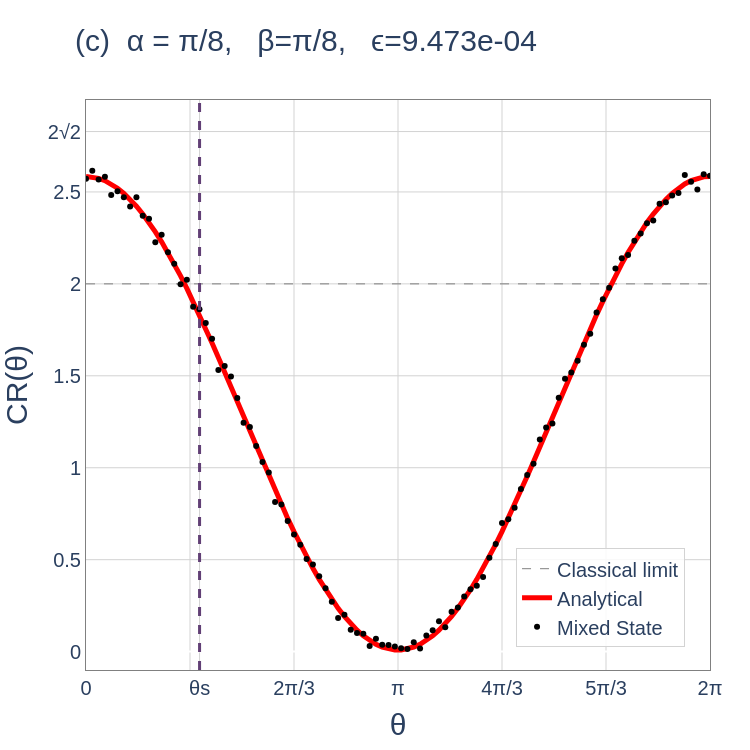

The cell this chart's notebook holds for it:
### Code cell
N_data = 100

# 4. Create the corresponding θ
θ = np.linspace(0, 2 * np.pi, N_data)

# 1. Variables for formatting quantities outside figure
tick_font_size = 20
legend_font_size = 20
axes_label_font_size = 30
title_fontsize = 30
font_family = "Arial"

ϵ_val = ϵ(y_pred=analytical_CHSH(theta_FSS=θ,Pt=0.9107),y_true=chsh_mixed)
θs = 0.364*π
fig = go.Figure()
##############         LIMITS         ##############

fig.add_trace(go.Scatter(
    x=θ, 
    y=2*np.ones(len(θ)), 
    mode='lines', 
    name='Classical limit',
    line=dict(color='gray', width=1,dash='dash')
))
fig.add_vline(x=θs, line_width=3, line_dash="dash", line_color="rgb(97, 63, 117)")


##############         Analytical         ##############
fig.add_trace(go.Scatter(
    x=θ, 
    y=analytical_CHSH(theta_FSS=θ,Pt=0.9107), 
    mode='lines', 
    name='Analytical',
    line=dict(color='red', width=5)
))
##############         Experimental         ##############
fig.add_trace(go.Scatter(
    x=θ, 
    y=np.abs(chsh_mixed), 
    mode='markers', 
    name='Mixed State',
    line=dict(color='black', width=3)
))

##############         LAYOUT         ##############

fig.update_layout(
    xaxis=dict(
        title=dict(
            text='θ',
            font=dict(size=axes_label_font_size, family=font_family)
        ), 
        tickfont=dict(size=tick_font_size, family=font_family),                    
        tickmode='array',
        tickvals=[0, np.pi/3, θs, 2*np.pi/3, np.pi, 4*np.pi/3, 5*np.pi/3, 2*np.pi],
        ticktext=['0', '', 'θs', '2π/3', 'π', '4π/3', '5π/3', '2π'],
        range=[0, 2*π],
        showgrid=True, gridcolor='lightgray',zeroline=True,
        showline=True, linewidth=1, linecolor='gray', mirror=True
    ),
    yaxis=dict(
        title=dict(
            text='CR(θ)',  # Update y-axis label as needed
            font=dict(size=axes_label_font_size, family=font_family)
        ),
        tickfont=dict(size=tick_font_size, family=font_family),
        tickmode='array',
        tickvals=[0,0.5,1,1.5,2,2.5,2*np.sqrt(2),3],
        ticktext=['0', '0.5', '1','1.5','2','2.5','2√2',''],
        range=[-0.1,3],
        showgrid=True, gridcolor='lightgray',
        showline=True, linewidth=1, linecolor='gray', mirror=True,
    ),
    title=dict(
        text=f"(c)\t\tα = π/8, \t\tβ=π/8, \t\tϵ={ϵ_val:1.3e}",
        font=dict(size=title_fontsize, family=font_family),
        x=0.1, 
        y=0.96
    ),
    autosize=False,
    width=750,
    height=750,
    plot_bgcolor='white',
        paper_bgcolor='white',
        
        # --- NEW LEGEND POSITIONING ---
    legend=dict(
        font=dict(family=font_family, size=legend_font_size),
        yanchor="bottom",
        y=0.04,             # 5% from the bottom
        xanchor="right",
        x=0.96,             # 95% to the right
        bgcolor="rgba(255, 255, 255, 0.85)", # Semi-transparent white background
        bordercolor="lightgray",             # Optional border to frame it cleanly
        borderwidth=1
    ),
    margin=dict(l=80, r=40, t=100, b=80) # Added margin so large labels are not cut off
)

# Display the figure
fig.show()

### Figure 1 — Plotly figure (JSON) as saved in the notebook; plotly's stock layout.template omitted (floating-point values rounded to 4 significant figures)
{"data": [{"line": {"color": "gray", "dash": "dash", "width": 1}, "mode": "lines", "name": "Classical limit", "type": "scatter", "x": [0.0, 0.06347, 0.1269, 0.1904, 0.2539, 0.3173, 0.3808, 0.4443, 0.5077, 0.5712, 0.6347, 0.6981, 0.7616, 0.8251, 0.8885, 0.952, 1.015, 1.079, 1.142, 1.206, 1.269, 1.333, 1.396, 1.46, 1.523, 1.587, 1.65, 1.714, 1.777, 1.841, 1.904, 1.967, 2.031, 2.094, 2.158, 2.221, 2.285, 2.348, 2.412, 2.475, 2.539, 2.602, 2.666, 2.729, 2.793, 2.856, 2.919, 2.983, 3.046, 3.11, 3.173, 3.237, 3.3, 3.364, 3.427, 3.491, 3.554, 3.618, 3.681, 3.745, 3.808, 3.871, 3.935, 3.998, 4.062, 4.125, 4.189, 4.252, 4.316, 4.379, 4.443, 4.506, 4.57, 4.633, 4.697, 4.76, 4.823, 4.887, 4.95, 5.014, 5.077, 5.141, 5.204, 5.268, 5.331, 5.395, 5.458, 5.522, 5.585, 5.649, 5.712, 5.775, 5.839, 5.902, 5.966, 6.029, 6.093, 6.156, 6.22, 6.283], "y": [2.0, 2.0, 2.0, 2.0, 2.0, 2.0, 2.0, 2.0, 2.0, 2.0, 2.0, 2.0, 2.0, 2.0, 2.0, 2.0, 2.0, 2.0, 2.0, 2.0, 2.0, 2.0, 2.0, 2.0, 2.0, 2.0, 2.0, 2.0, 2.0, 2.0, 2.0, 2.0, 2.0, 2.0, 2.0, 2.0, 2.0, 2.0, 2.0, 2.0, 2.0, 2.0, 2.0, 2.0, 2.0, 2.0, 2.0, 2.0, 2.0, 2.0, 2.0, 2.0, 2.0, 2.0, 2.0, 2.0, 2.0, 2.0, 2.0, 2.0, 2.0, 2.0, 2.0, 2.0, 2.0, 2.0, 2.0, 2.0, 2.0, 2.0, 2.0, 2.0, 2.0, 2.0, 2.0, 2.0, 2.0, 2.0, 2.0, 2.0, 2.0, 2.0, 2.0, 2.0, 2.0, 2.0, 2.0, 2.0, 2.0, 2.0, 2.0, 2.0, 2.0, 2.0, 2.0, 2.0, 2.0, 2.0, 2.0, 2.0]}, {"line": {"color": "red", "width": 5}, "mode": "lines", "name": "Analytical", "type": "scatter", "x": [0.0, 0.06347, 0.1269, 0.1904, 0.2539, 0.3173, 0.3808, 0.4443, 0.5077, 0.5712, 0.6347, 0.6981, 0.7616, 0.8251, 0.8885, 0.952, 1.015, 1.079, 1.142, 1.206, 1.269, 1.333, 1.396, 1.46, 1.523, 1.587, 1.65, 1.714, 1.777, 1.841, 1.904, 1.967, 2.031, 2.094, 2.158, 2.221, 2.285, 2.348, 2.412, 2.475, 2.539, 2.602, 2.666, 2.729, 2.793, 2.856, 2.919, 2.983, 3.046, 3.11, 3.173, 3.237, 3.3, 3.364, 3.427, 3.491, 3.554, 3.618, 3.681, 3.745, 3.808, 3.871, 3.935, 3.998, 4.062, 4.125, 4.189, 4.252, 4.316, 4.379, 4.443, 4.506, 4.57, 4.633, 4.697, 4.76, 4.823, 4.887, 4.95, 5.014, 5.077, 5.141, 5.204, 5.268, 5.331, 5.395, 5.458, 5.522, 5.585, 5.649, 5.712, 5.775, 5.839, 5.902, 5.966, 6.029, 6.093, 6.156, 6.22, 6.283], "y": [2.584, 2.582, 2.574, 2.561, 2.543, 2.52, 2.492, 2.459, 2.422, 2.38, 2.334, 2.283, 2.229, 2.17, 2.109, 2.044, 1.976, 1.905, 1.832, 1.756, 1.679, 1.6, 1.52, 1.439, 1.358, 1.276, 1.194, 1.113, 1.033, 0.9534, 0.8753, 0.799, 0.7246, 0.6526, 0.5831, 0.5166, 0.4531, 0.3931, 0.3367, 0.2842, 0.2357, 0.1915, 0.1518, 0.1167, 0.0863, 0.0608, 0.04027, 0.0248, 0.01446, 0.009275, 0.009275, 0.01446, 0.0248, 0.04027, 0.0608, 0.0863, 0.1167, 0.1518, 0.1915, 0.2357, 0.2842, 0.3367, 0.3931, 0.4531, 0.5166, 0.5831, 0.6526, 0.7246, 0.799, 0.8753, 0.9534, 1.033, 1.113, 1.194, 1.276, 1.358, 1.439, 1.52, 1.6, 1.679, 1.756, 1.832, 1.905, 1.976, 2.044, 2.109, 2.17, 2.229, 2.283, 2.334, 2.38, 2.422, 2.459, 2.492, 2.52, 2.543, 2.561, 2.574, 2.582, 2.584]}, {"line": {"color": "black", "width": 3}, "mode": "markers", "name": "Mixed State", "type": "scatter", "x": [0.0, 0.06347, 0.1269, 0.1904, 0.2539, 0.3173, 0.3808, 0.4443, 0.5077, 0.5712, 0.6347, 0.6981, 0.7616, 0.8251, 0.8885, 0.952, 1.015, 1.079, 1.142, 1.206, 1.269, 1.333, 1.396, 1.46, 1.523, 1.587, 1.65, 1.714, 1.777, 1.841, 1.904, 1.967, 2.031, 2.094, 2.158, 2.221, 2.285, 2.348, 2.412, 2.475, 2.539, 2.602, 2.666, 2.729, 2.793, 2.856, 2.919, 2.983, 3.046, 3.11, 3.173, 3.237, 3.3, 3.364, 3.427, 3.491, 3.554, 3.618, 3.681, 3.745, 3.808, 3.871, 3.935, 3.998, 4.062, 4.125, 4.189, 4.252, 4.316, 4.379, 4.443, 4.506, 4.57, 4.633, 4.697, 4.76, 4.823, 4.887, 4.95, 5.014, 5.077, 5.141, 5.204, 5.268, 5.331, 5.395, 5.458, 5.522, 5.585, 5.649, 5.712, 5.775, 5.839, 5.902, 5.966, 6.029, 6.093, 6.156, 6.22, 6.283], "y": [2.572, 2.615, 2.568, 2.583, 2.483, 2.503, 2.471, 2.42, 2.472, 2.371, 2.355, 2.226, 2.268, 2.172, 2.11, 1.999, 2.023, 1.876, 1.862, 1.788, 1.702, 1.532, 1.554, 1.496, 1.379, 1.244, 1.222, 1.119, 1.031, 0.9735, 0.8141, 0.7994, 0.7101, 0.6369, 0.5808, 0.5038, 0.474, 0.4098, 0.3448, 0.2714, 0.1823, 0.2009, 0.1195, 0.1009, 0.09767, 0.03094, 0.07028, 0.03669, 0.03548, 0.02724, 0.01779, 0.01423, 0.05093, 0.01759, 0.08778, 0.1163, 0.165, 0.1331, 0.2174, 0.2404, 0.2993, 0.3394, 0.3583, 0.4059, 0.5101, 0.5851, 0.6997, 0.7199, 0.7822, 0.8847, 0.9607, 1.022, 1.154, 1.218, 1.24, 1.381, 1.484, 1.518, 1.582, 1.669, 1.728, 1.844, 1.916, 1.979, 2.084, 2.139, 2.156, 2.234, 2.274, 2.33, 2.344, 2.436, 2.444, 2.48, 2.494, 2.592, 2.555, 2.514, 2.596, 2.589]}], "layout": {"autosize": false, "height": 750, "legend": {"bgcolor": "rgba(255, 255, 255, 0.85)", "bordercolor": "lightgray", "borderwidth": 1, "font": {"family": "Arial", "size": 20}, "x": 0.96, "xanchor": "right", "y": 0.04, "yanchor": "bottom"}, "margin": {"b": 80, "l": 80, "r": 40, "t": 100}, "paper_bgcolor": "white", "plot_bgcolor": "white", "shapes": [{"line": {"color": "rgb(97, 63, 117)", "dash": "dash", "width": 3}, "type": "line", "x0": 1.144, "x1": 1.144, "xref": "x", "y0": 0, "y1": 1, "yref": "y domain"}], "title": {"font": {"family": "Arial", "size": 30}, "text": "(c)\t\tα = π/8, \t\tβ=π/8, \t\tϵ=9.473e-04", "x": 0.1, "y": 0.96}, "width": 750, "xaxis": {"gridcolor": "lightgray", "linecolor": "gray", "linewidth": 1, "mirror": true, "range": [0, 6.283], "showgrid": true, "showline": true, "tickfont": {"family": "Arial", "size": 20}, "tickmode": "array", "ticktext": ["0", "", "θs", "2π/3", "π", "4π/3", "5π/3", "2π"], "tickvals": [0, 1.047, 1.144, 2.094, 3.142, 4.189, 5.236, 6.283], "title": {"font": {"family": "Arial", "size": 30}, "text": "θ"}, "zeroline": true}, "yaxis": {"gridcolor": "lightgray", "linecolor": "gray", "linewidth": 1, "mirror": true, "range": [-0.1, 3], "showgrid": true, "showline": true, "tickfont": {"family": "Arial", "size": 20}, "tickmode": "array", "ticktext": ["0", "0.5", "1", "1.5", "2", "2.5", "2√2", ""], "tickvals": [0, 0.5, 1, 1.5, 2, 2.5, 2.828, 3], "title": {"font": {"family": "Arial", "size": 30}, "text": "CR(θ)"}}}}
